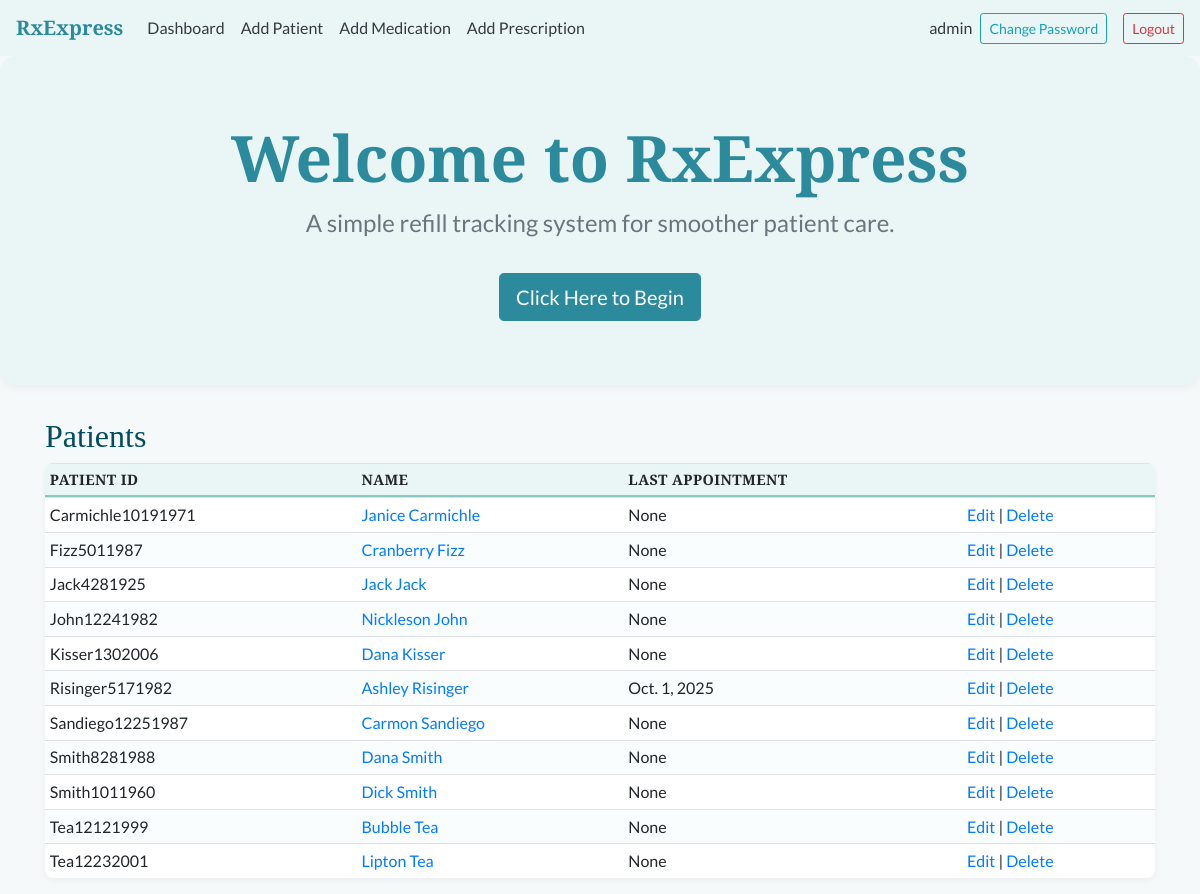
/patients/ (signed in), run on an earlier commit of the app's database.
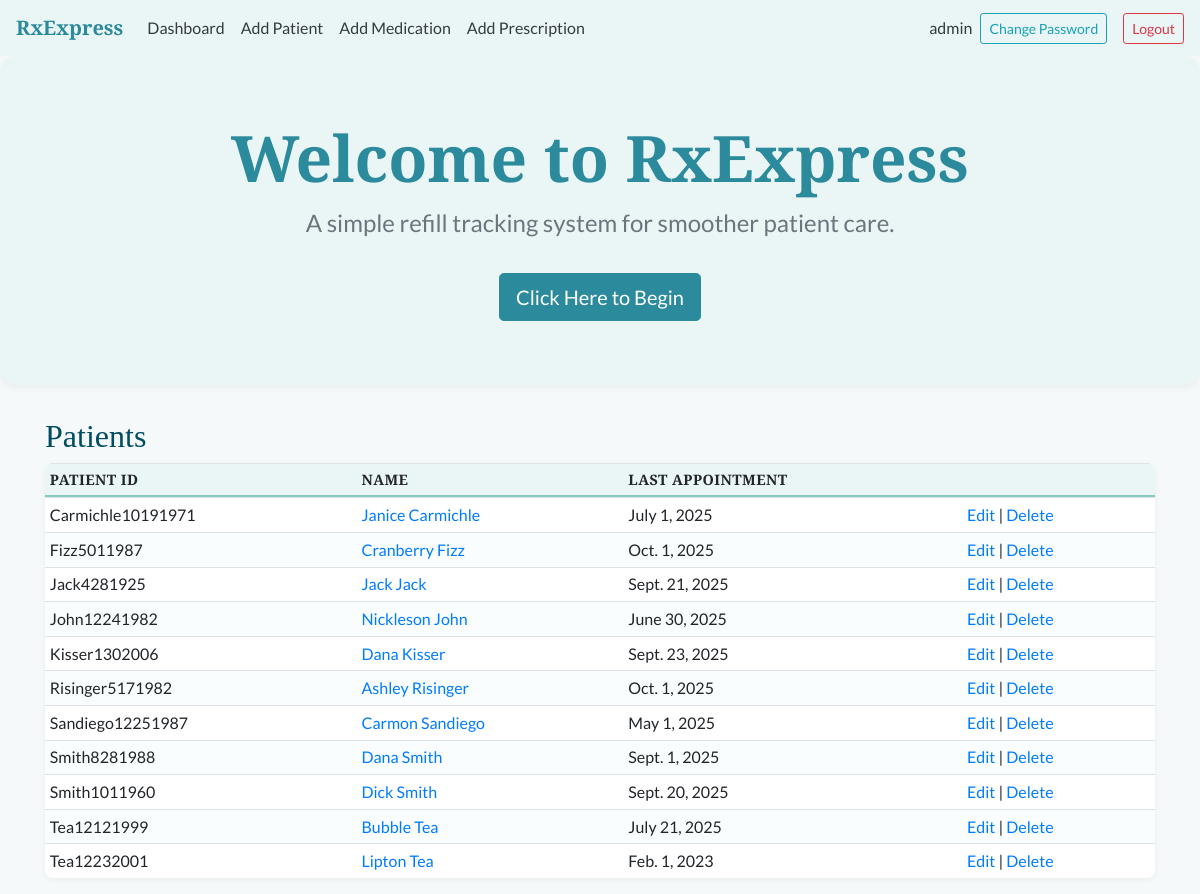
And on a later commit of the database.
### rxexpress/models.py (models this page shows, shortened)
class Patient(models.Model):
    patient_id = models.CharField(max_length=50, unique=True, null=True, blank=True)
    first_name = models.CharField(max_length=50)
    last_name = models.CharField(max_length=50)
    date_of_birth = models.DateField(null=True, blank=True)
    last_appointment = models.DateField(null=True, blank=True)
    last_fill_date = models.DateField(null=True, blank=True)

### rxexpress/views.py (the view)
# urls.py: path('patients/', views.patient_list_view, name='patient_list'),
@login_required
def patient_list_view(request):
    patients = Patient.objects.all().order_by('last_name', 'first_name')
    return render(request, 'patient_list.html', {'patients': patients})

### rxexpress/templates/patient_list.html
{% extends "index.html" %}
{% block content %}
<div class="container mt-4">
  <h2>Patients</h2>
  <table class="table table-sm">
    <thead><tr><th>Patient ID</th><th>Name</th><th>Last Appointment</th><th></th></tr></thead>
    <tbody>
      {% for p in patients %}
        <tr>
          <td>{{ p.patient_id }}</td>
          <td><a href="/patients/{{ p.pk }}/">{{ p.first_name }} {{ p.last_name }}</a></td>
          <td>{{ p.last_appointment }}</td>
          <td><a href="/patients/{{ p.pk }}/edit/">Edit</a> | <a href="/patients/{{ p.pk }}/delete/">Delete</a></td>
        </tr>
      {% endfor %}
    </tbody>
  </table>
</div>
{% endblock %}

What changed in the data, as far as the page shows it:
changed Patient "Carmichle10191971": last_appointment "None" → "July 1, 2025"
changed Patient "Fizz5011987": last_appointment "None" → "Oct. 1, 2025"
changed Patient "Jack4281925": last_appointment "None" → "Sept. 21, 2025"
changed Patient "John12241982": last_appointment "None" → "June 30, 2025"
changed Patient "Kisser1302006": last_appointment "None" → "Sept. 23, 2025"
changed Patient "Sandiego12251987": last_appointment "None" → "May 1, 2025"
changed Patient "Smith8281988": last_appointment "None" → "Sept. 1, 2025"
changed Patient "Smith1011960": last_appointment "None" → "Sept. 20, 2025"
changed Patient "Tea12121999": last_appointment "None" → "July 21, 2025"
changed Patient "Tea12232001": last_appointment "None" → "Feb. 1, 2023"
